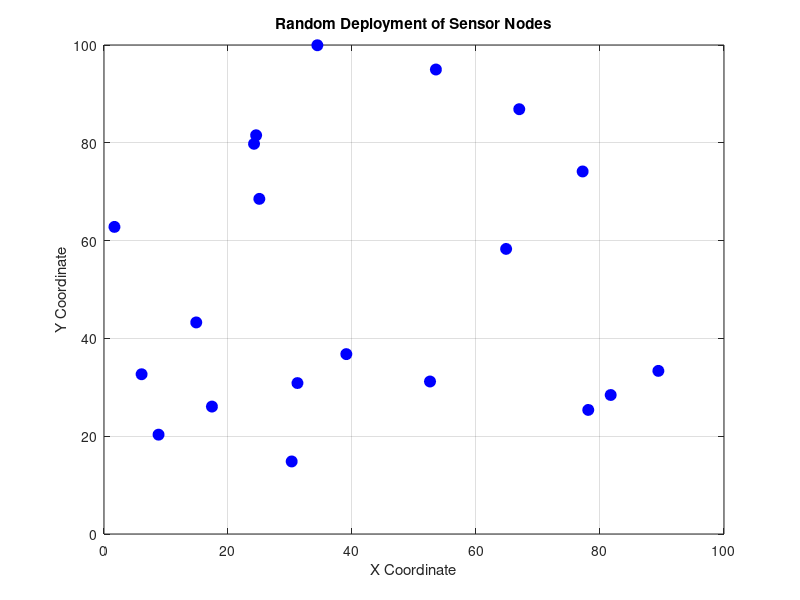

This figure's MATLAB source:

clc;
clear;
close all;
n = 20;
L = 100;
W = 100;
x = rand(1,n) * L;
y = rand(1,n) * W;
figure;
plot(x, y, 'bo', 'MarkerFaceColor', 'b', 'MarkerSize', 8);
grid on;
xlabel('X Coordinate');
ylabel('Y Coordinate');
title('Random Deployment of Sensor Nodes');
xlim([0 L]);
ylim([0 W]);
